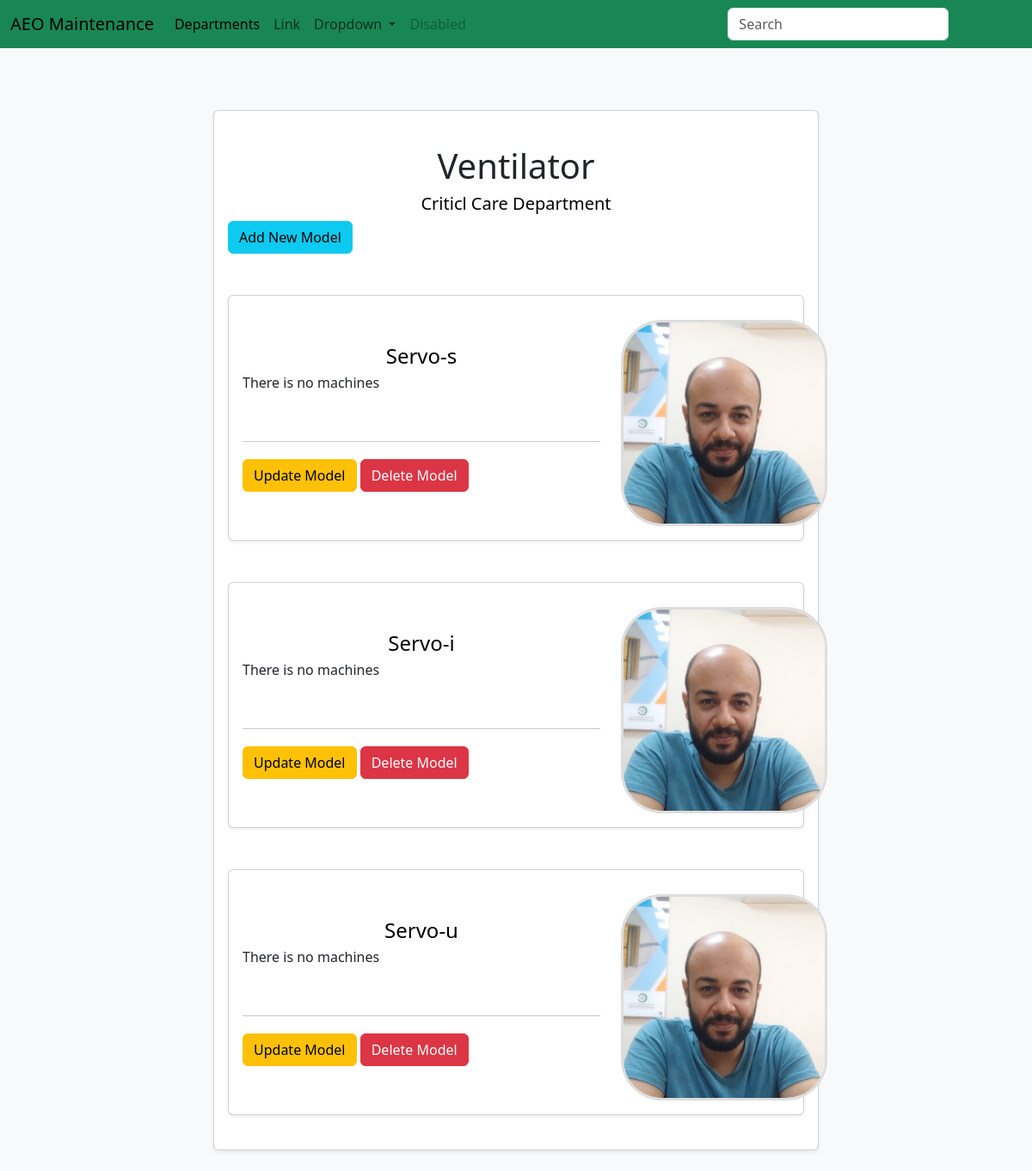
Page /devices/1/models/ on the earlier database version.
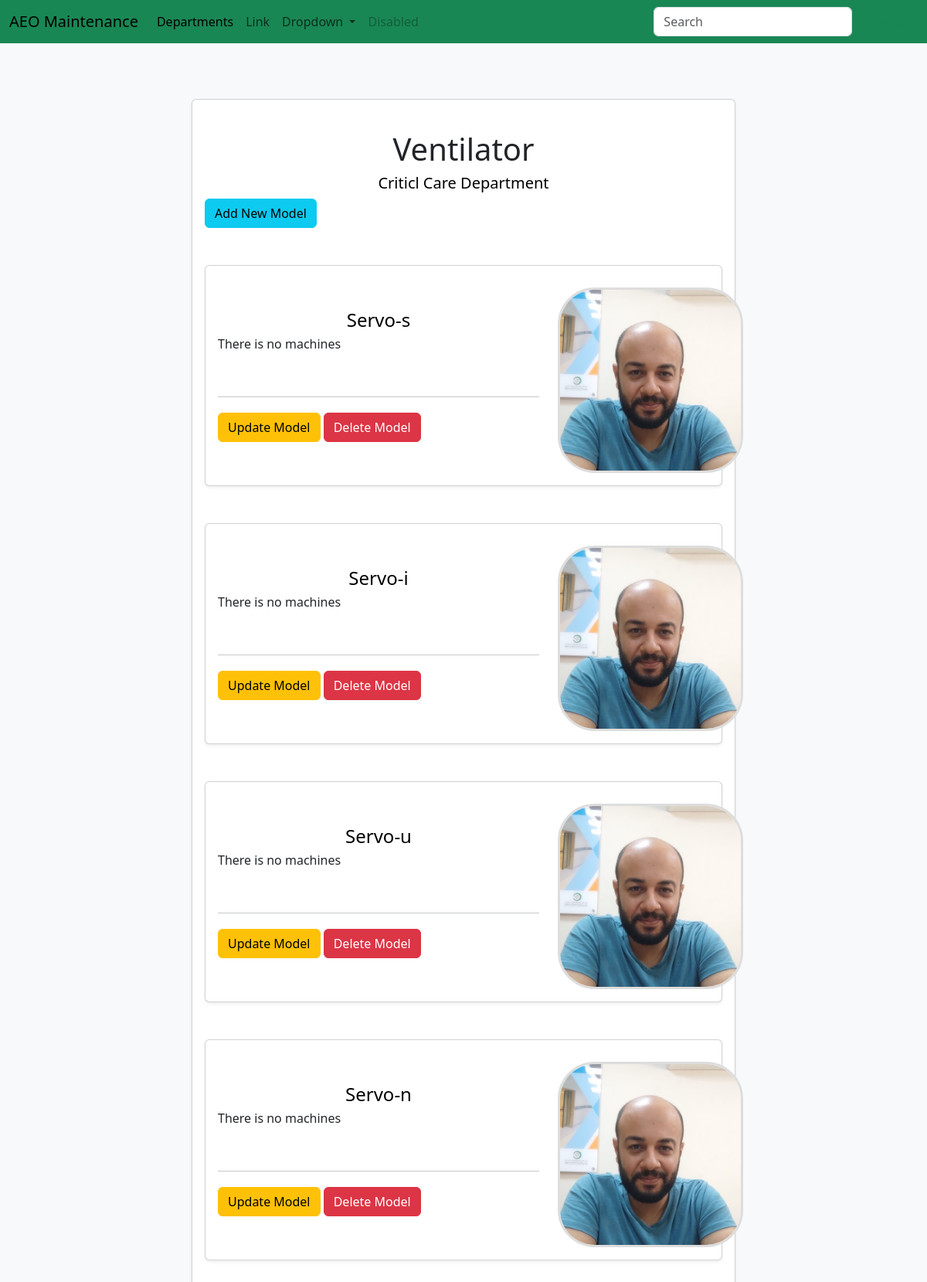
Same page on the later database version.
### maintenance_system/models.py (models this page shows, shortened)
class Device(db.Model):
	id = db.Column(db.Integer, primary_key=True)
	name = db.Column(db.String(80), unique=True)
	department_id = db.Column(db.Integer, db.ForeignKey('department.id'))
	models = db.relationship('Model', backref='device', lazy=True)

class Department(db.Model):
	id = db.Column(db.Integer, primary_key=True)
	name = db.Column(db.String(80), unique=True)
	members = db.relationship('User', backref='department', lazy=True)
	devices = db.relationship('Device', backref='department', lazy=True)

class Model(db.Model):
	id = db.Column(db.Integer, primary_key=True)
	name = db.Column(db.String(80), unique=True)
	manufacturer = db.Column(db.String(80))
	picture = db.Column(db.String(20), default='device_model.jpg')
	device_id = db.Column(db.Integer, db.ForeignKey('device.id'))
	machines = db.relationship('Machine', backref='model', lazy=True)

### maintenance_system/routes.py (the view)
@app.route('/devices/<int:device_id>/models/', methods=['GET'])
def models(device_id):
    form = ModelForm()
    device = Device.query.get_or_404(device_id)
    models = device.models
    return render_template('models.html', device=device, models=models, form=form)

### maintenance_system/forms.py (shortened to what this page needs)
class ModelForm(FlaskForm):
	name = StringField('Model Name', validators=[DataRequired(), Length(min=2, max=20)])
	manufacturer = StringField('Manufacturer', validators=[DataRequired(), Length(min=2, max=20)])
	submit = SubmitField('Add')

### maintenance_system/Templates/models.html (shortened to what this page needs)
{% extends "layout.html"%}
{% block content %}
<div class="row justify-content-center">
	<div class="col-lg-8 mt-4 mb-4">
		<div class="card p-3 shadow-sm">
			<div class="row">
				<div class="col-md-8 col-lg-12 mt-4 mb-4">
					<h1 class="text-center">{{ device.name }}</h1>
					<a href="{{ url_for('devices', department_id=device.department.id) }}" class="anchor-custom">
						<h5 class="text-center">{{device.department.name}} Department</h5>
					</a>
					<button type="button" class="btn btn-info btn-md" data-bs-toggle="modal"
						data-bs-target="#addNewModel">Add
						New Model</button>
				</div>
				{% for model in models %}
				<div class="col-md-8 col-lg-12 mt-4 mb-4">
					<div class="card p-3 shadow-sm">
						<div class="row align-items-center">
							<div class="col-lg-8 col-12">
								<a href="{{ url_for('machines', model_id = model.id)}}" class="anchor-custom">
									<h4 class="mb-1 text-center">{{model.name}}</h4>
								</a>
								{% if models.machines%}
								<div class="list-group">
									{% for machine in model.machines%}
									<a href="" class="list-group-item list-group-item-action">{{
										machine.serial_number }}</a>
									{% endfor%}
								</div>
								<br>
								<h5>Number of machines: {{ device.models|length }}</h5>
								{% else %}
								<p>There is no machines</p>
								{% endif%}
								<br>
								<hr>
								<div>
									<button type="button" class="btn btn-warning btn-custom mt-1" data-bs-toggle="modal"
										data-bs-target="#updateModel{{ model.id }}">Update
										Model</button>
									<button type="button" class="btn btn-danger custom-button mt-1"
										data-bs-toggle="modal" data-bs-target="#deleteModel{{ model.id }}">Delete
										Model</button>
								</div>
							</div>
							<div class="col-lg-4 text-center mt-1 mr-3">
								<img src="{{ url_for('static', filename='images/profile.jpg')}}" alt="User Photo"
									class="department-photo mt-2">
							</div>
						</div>
					</div>
				</div>
				{% endfor %}
			</div>
		</div>
	</div>
	{% endblock%}

### maintenance_system/Templates/layout.html (shortened to what this page needs)
<!doctype html>
<html lang="en">
<head>
	<link href="https://cdn.jsdelivr.net/npm/bootstrap@5.3.3/dist/css/bootstrap.min.css" rel="stylesheet"
>
	<link href="{{ url_for('static', filename='css/style.css')}}" rel="stylesheet">
</head>
<body>
	<nav class="navbar navbar-expand-lg bg-body-success bg-success">
		<div class="container-fluid">
			<a class="navbar-brand" href="#">AEO Maintenance</a>
			<div class="collapse navbar-collapse" id="navbarSupportedContent">
				<ul class="navbar-nav me-auto mb-2 mb-lg-0">
					<li class="nav-item">
						<a class="nav-link active" aria-current="page" href="{{ url_for('departments') }}">Departments</a>
					</li>
					<li class="nav-item">
						<a class="nav-link" href="#">Link</a>
					</li>
					<li class="nav-item dropdown">
						<a class="nav-link dropdown-toggle" href="#" role="button" data-bs-toggle="dropdown"
							aria-expanded="false">
							Dropdown
						</a>
					</li>
					<li class="nav-item">
						<a class="nav-link disabled" aria-disabled="true">Disabled</a>
					</li>
				</ul>
				<form class="d-flex" role="search">
					<input class="form-control me-2" type="search" placeholder="Search" aria-label="Search">
					<button class="btn btn-outline-success" type="submit">Search</button>
				</form>
			</div>
		</div>
	</nav>
	<div class="container-fluid container-md">
		<div class="container mt-5">
			<div class="row justify-content-center">
				{% block content %}
				{% endblock %}
			</div>
		</div>
	</div>
</body>
</html>

### maintenance_system/static/css/style.css (style rules this page uses)
body { background-color: #f8f9fa; }
.department-photo { width: 240px; height: 240px; object-fit: cover; border-radius: 20%; border: 3px solid #ddd; }
.anchor-custom { text-decoration: none; color: black; cursor: pointer; transition: color 0.3s ease; }

Differences in the rows shown:
added Model: name "Servo-n"
